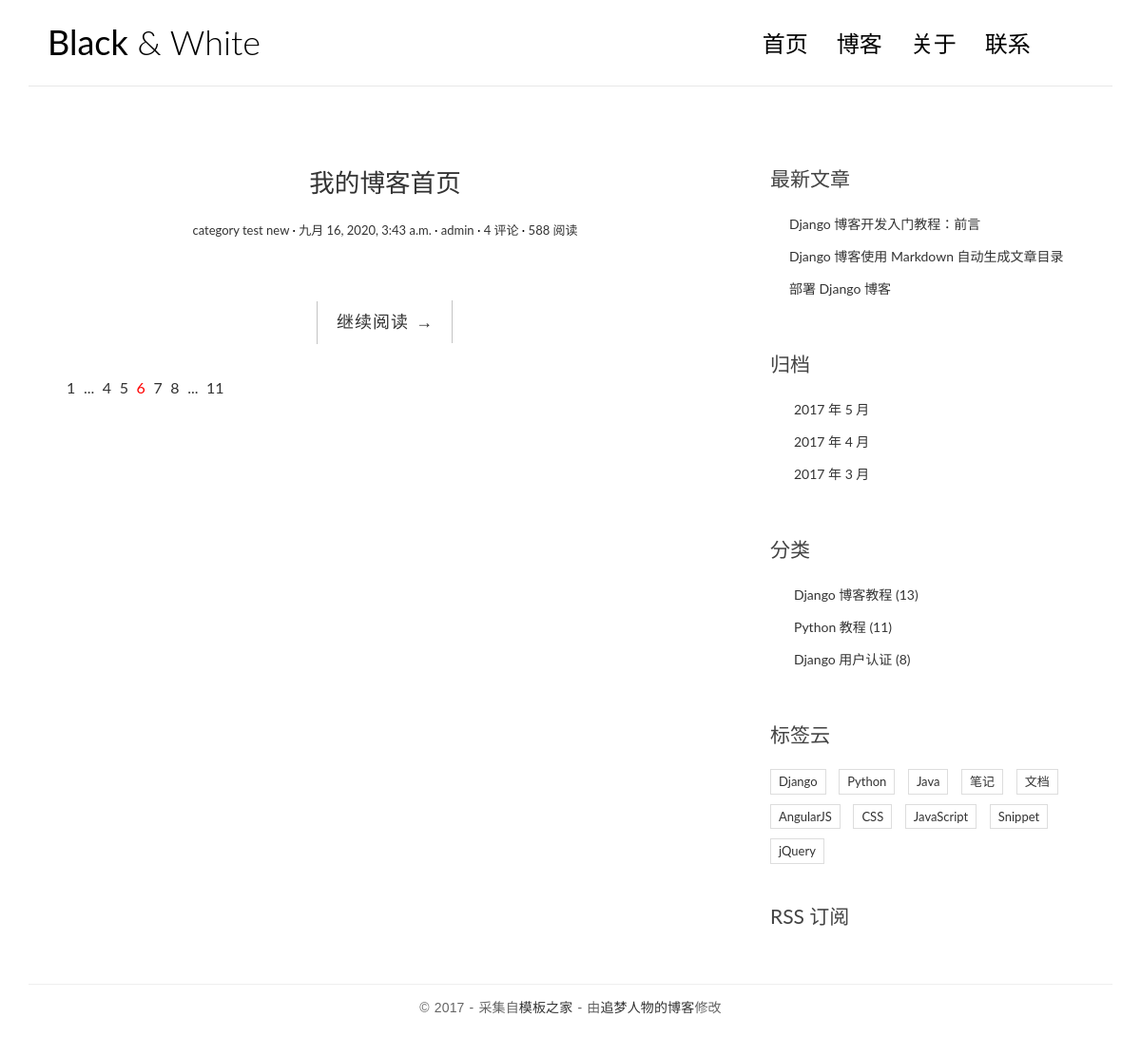
Before: / with the older database file.
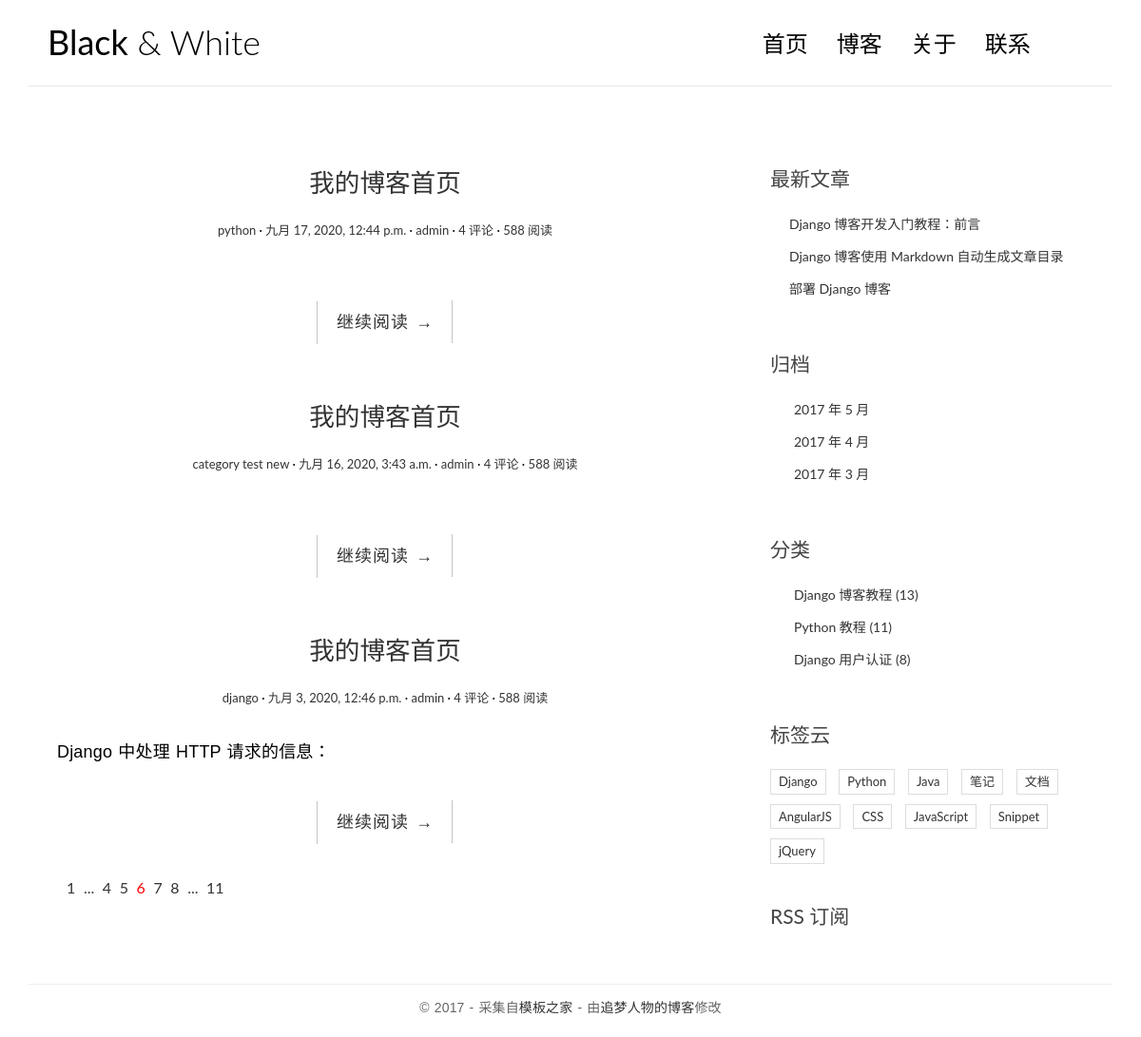
After: the same page with the newer database file.
### web/models.py (models this page shows, shortened)
class Post(models.Model):
    title = models.CharField('标题', max_length=70)
    body = models.TextField('正文')
    created_time = models.DateTimeField('创建时间', default=timezone.now)
    modified_time = models.DateTimeField('修改时间')
    excerpt = models.CharField('摘要', max_length=200, blank=True)
    category = models.ForeignKey(Category, verbose_name='分类', on_delete=models.CASCADE)
    tags = models.ManyToManyField(Tag, verbose_name='标签', blank=True)
    author = models.ForeignKey(User, verbose_name='作者', on_delete=models.CASCADE)
    class Meta:
        verbose_name = '文章'
        verbose_name_plural = verbose_name

class Category(models.Model):
    name = models.CharField(max_length=100)
    class Meta:
        verbose_name = '分类'
        verbose_name_plural = verbose_name

### web/views.py (the view)
# urls.py: path('', views.index, name='index'),
def index(request):
    post_list = Post.objects.all().order_by('-created_time')
    return render(request, 'blog/index.html', context={
        'title': '我的博客首页',
        'welcome': '欢迎访问我的博客首页',
        'post_list': post_list
    })

### templates/blog/index.html (shortened to what this page needs)
{% load static %}
<!DOCTYPE html>
<html>
<head>
    <link rel="stylesheet" href="{% static 'blog/css/bootstrap.min.css' %}">
    <link rel="stylesheet" href="http://code.ionicframework.com/ionicons/2.0.1/css/ionicons.min.css">
    <link rel="stylesheet" href="{% static 'blog/css/pace.css' %}">
    <link rel="stylesheet" href="{% static 'blog/css/custom.css' %}">
</head>
<body>
<div class="container">
    <header id="site-header">
        <div class="row">
            <div class="col-md-4 col-sm-5 col-xs-8">
                <div class="logo">
                    <h1><a href="index.html"><b>Black</b> &amp; White</a></h1>
                </div>
            </div>
            <div class="col-md-8 col-sm-7 col-xs-4">
                <nav class="main-nav" role="navigation">
                    <div class="collapse navbar-collapse" id="bs-example-navbar-collapse-1">
                        <ul class="nav navbar-nav navbar-right">
                            <li class="cl-effect-11"><a href="index.html" data-hover="首页">首页</a></li>
                            <li class="cl-effect-11"><a href="full-width.html" data-hover="博客">博客</a></li>
                            <li class="cl-effect-11"><a href="about.html" data-hover="关于">关于</a></li>
                            <li class="cl-effect-11"><a href="contact.html" data-hover="联系">联系</a></li>
                        </ul>
                    </div>
                </nav>
            </div>
        </div>
    </header>
</div>
<div class="content-body">
    <div class="container">
        <div class="row">
            <main class="col-md-8">
                {% for post in post_list %}
                    <article class="post post-{{ post.pk }}">
                        <header class="entry-header">
                            <h1 class="entry-title">
                                <a href="single.html">{{ title }}</a>
                            </h1>
                            <div class="entry-meta">
                                <span class="post-category"><a href="#">{{ post.category.name }}</a></span>
                                <span class="post-date"><a href="#"><time class="entry-date"
                                                                          datetime="{{ post.created_time }}">{{ post.created_time }}</time></a></span>
                                <span class="post-author"><a href="#">{{ post.author }}</a></span>
                                <span class="comments-link"><a href="#">4 评论</a></span>
                                <span class="views-count"><a href="#">588 阅读</a></span>
                            </div>
                        </header>
                        <div class="entry-content clearfix">
                            <p>{{ post.excerpt }}</p>
                            <div class="read-more cl-effect-14">
                                <a href="#" class="more-link">继续阅读 <span class="meta-nav">→</span></a>
                            </div>
                        </div>
                    </article>
                {% empty %}
                    <div class="no-post">暂时还没有发布的文章！</div>
                {% endfor %}
                <div class="pagination">
                    <ul>
                        <li><a href="">1</a></li>
                        <li><a href="">...</a></li>
                        <li><a href="">4</a></li>
                        <li><a href="">5</a></li>
                        <li class="current"><a href="">6</a></li>
                        <li><a href="">7</a></li>
                        <li><a href="">8</a></li>
                        <li><a href="">...</a></li>
                        <li><a href="">11</a></li>
                    </ul>
                </div>
            </main>
            <aside class="col-md-4">
                <div class="widget widget-recent-posts">
                    <h3 class="widget-title">最新文章</h3>
                    <ul>
                        <li>
                            <a href="#">Django 博客开发入门教程：前言</a>
                        </li>
                        <li>
                            <a href="#">Django 博客使用 Markdown 自动生成文章目录</a>
                        </li>
                        <li>
                            <a href="#">部署 Django 博客</a>
                        </li>
                    </ul>
                </div>
                <div class="widget widget-archives">
                    <h3 class="widget-title">归档</h3>
                    <ul>
                        <li>
                            <a href="#">2017 年 5 月</a>
                        </li>
                        <li>
                            <a href="#">2017 年 4 月</a>
                        </li>
                        <li>
                            <a href="#">2017 年 3 月</a>
                        </li>
                    </ul>
                </div>
                <div class="widget widget-category">
                    <h3 class="widget-title">分类</h3>
                    <ul>
                        <li>
                            <a href="#">Django 博客教程 <span class="post-count">(13)</span></a>
                        </li>
                        <li>
                            <a href="#">Python 教程 <span class="post-count">(11)</span></a>
                        </li>
                        <li>
                            <a href="#">Django 用户认证 <span class="post-count">(8)</span></a>
                        </li>
                    </ul>
                </div>
                <div class="widget widget-tag-cloud">
                    <h3 class="widget-title">标签云</h3>
                    <ul>
                        <li>
                            <a href="#">Django</a>
                        </li>
                        <li>
                            <a href="#">Python</a>
                        </li>
                        <li>
                            <a href="#">Java</a>
                        </li>
                        <li>
                            <a href="#">笔记</a>
                        </li>
                        <li>
                            <a href="#">文档</a>
                        </li>
                        <li>
                            <a href="#">AngularJS</a>
                        </li>
                        <li>
                            <a href="#">CSS</a>
                        </li>
                        <li>
                            <a href="#">JavaScript</a>
                        </li>
                        <li>
                            <a href="#">Snippet</a>
                        </li>
                        <li>
                            <a href="#">jQuery</a>
                        </li>
                    </ul>
                </div>
                <div class="rss">
                    <a href=""> RSS 订阅</a>
                </div>
            </aside>
        </div>
    </div>
</div>
<footer id="site-footer">
    <div class="container">
        <div class="row">
            <div class="col-md-12">
                <p class="copyright">&copy 2017 - 采集自<a href="http://www.cssmoban.com/"
                                                        target="_blank" title="模板之家">模板之家</a>
                    - 由<a href="http://zmrenwu.com/" title="网页模板" target="_blank">追梦人物的博客</a>修改
                </p>
            </div>
        </div>
    </div>
</footer>
</body>
</html>

### web/static/blog/css/custom.css (style rules this page uses)
* { outline: none; }
h1, h2, h3, h4, h5, h6 { margin-top: 0; }
b { font-weight: 400; }
a { color: #333; }
body { color: #444; font-family: 'Lato', sans-serif; }
p { font-family: 'Ubuntu', sans-serif; font-weight: 400; word-spacing: 1px; letter-spacing: 0.01em; }
#site-header { background-color: #FFF; padding: 25px 20px; margin-bottom: 40px; border-bottom: 1px solid #e7e7e7; }
.logo h1 a { color: #000; }
.logo h1 { margin: 0; font-family: 'Lato', sans-serif; font-weight: 300; }
.main-nav { margin-top: 11px; max-width: 95%; }
.main-nav a { color: #000000 !important; padding: 0 0 5px 0 !important; margin-right: 30px; font-family: 'Lato', sans-serif; font-weight: 300; font-size: 24px; }
.cl-effect-11 a { padding: 10px 0; color: #0972b4; text-shadow: none; }
.cl-effect-11 a::before { position: absolute; top: 0; left: 0; overflow: hidden; padding: 0 0 5px 0 !important; max-width: 0; border-bottom: 1px solid #000; color: #000; content: attr(data-hover); white-space: nowrap; -webkit-transition: max-width 0.5s; -moz-transition: max-width 0.5s; transition: max-width 0.5s; }
.content-body { padding-bottom: 4em; }
.post { background: #fff; padding: 30px 30px 0; }
.entry-title { text-align: center; font-size: 1.9em; margin-bottom: 20px; line-height: 1.6; padding: 10px 20px 0; }
.entry-meta { text-align: center; color: #DDDDDD; font-size: 13px; margin-bottom: 30px; }
.entry-content { font-size: 18px; line-height: 1.9; font-weight: 300; color: #000; }
.post-category::after, .post-date::after, .post-author::after, .comments-link::after { content: ' ·'; color: #000; }
.read-more { font-family: 'Ubuntu', sans-serif; font-weight: 400; word-spacing: 1px; letter-spacing: 0.01em; text-align: center; margin-top: 20px; }
.cl-effect-14 a { padding: 0 20px; height: 45px; line-height: 45px; position: relative; display: inline-block; margin: 15px 25px; letter-spacing: 1px; font-weight: 400; text-shadow: 0 0 1px rgba(255, 255, 255, 0.3); }
.cl-effect-14 a::before, .cl-effect-14 a::after { position: absolute; width: 45px; height: 1px; background: #C3C3C3; content: ''; -webkit-transition: all 0.3s; -moz-transition: all 0.3s; transition: all 0.3s; pointer-events: none; }
.cl-effect-14 a::before { top: 0; left: 0; -webkit-transform: rotate(90deg); -moz-transform: rotate(90deg); transform: rotate(90deg); -webkit-transform-origin: 0 0; -moz-transform-origin: 0 0; transform-origin: 0 0; }
.cl-effect-14 a::after { right: 0; bottom: 0; -webkit-transform: rotate(90deg); -moz-transform: rotate(90deg); transform: rotate(90deg); -webkit-transform-origin: 100% 0; -moz-transform-origin: 100% 0; transform-origin: 100% 0; }
.widget { background: #fff; padding: 30px 0 0; }
.widget-title { font-size: 1.5em; margin-bottom: 20px; line-height: 1.6; padding: 10px 0 0; font-weight: 400; }
.widget-recent-posts ul { padding: 0; margin: 0; padding-left: 20px; }
.widget-recent-posts ul li { list-style-type: none; position: relative; line-height: 170%; margin-bottom: 10px; }
.widget-recent-posts ul li::before { content: '\f3d3'; font-family: "Ionicons"; position: absolute; left: -17px; top: 3px; font-size: 16px; color: #000; }
.widget-archives ul { padding: 0; margin: 0; padding-left: 25px; }
.widget-archives ul li { list-style-type: none; position: relative; line-height: 170%; margin-bottom: 10px; }
.widget-archives ul li::before { content: '\f3f3'; font-family: "Ionicons"; position: absolute; left: -25px; top: 1px; font-size: 16px; color: #000; }
.widget-category ul { padding: 0; margin: 0; padding-left: 25px; }
.widget-category ul li { list-style-type: none; position: relative; line-height: 170%; margin-bottom: 10px; }
.widget-category ul li::before { content: '\f3fe'; font-family: "Ionicons"; position: absolute; left: -25px; top: 1px; font-size: 18px; color: #000; }
.widget-tag-cloud ul { padding: 0; margin: 0; margin-right: -10px; }
.widget-tag-cloud ul li { list-style-type: none; font-size: 13px; display: inline-block; margin-right: 10px; margin-bottom: 10px; padding: 3px 8px; border: 1px solid #ddd; }
.rss { font-size: 21px; margin-top: 30px; }
.rss a { color: #444; }
#site-footer { padding-top: 10px; padding: 0 0 1.5em 0; }
.copyright { text-align: center; padding-top: 1em; margin: 0; border-top: 1px solid #eee; color: #666; }
.pagination ul { list-style: none; }
.pagination ul li { display: inline-block; font-size: 16px; margin-right: 5px; }
.current a { color: red; }

Changed rows visible on the page:
added Post: title "我的博客首页", category.name "python", created_time "九月 17, 2020, 12:44 p.m.", author "admin"
added Post: title "我的博客首页", category.name "django", created_time "九月 3, 2020, 12:46 p.m.", author "admin", excerpt "Django 中处理 HTTP 请求的信息："
